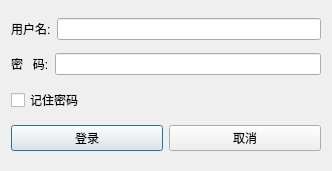
<?xml version="1.0" encoding="UTF-8"?>
<ui version="4.0">
 <class>Dialog</class>
 <widget class="QDialog" name="Dialog">
  <property name="geometry">
   <rect>
    <x>0</x>
    <y>0</y>
    <width>332</width>
    <height>171</height>
   </rect>
  </property>
  <property name="windowTitle">
   <string>Dialog</string>
  </property>
  <layout class="QVBoxLayout" name="verticalLayout">
   <item>
    <layout class="QHBoxLayout" name="horizontalLayout">
     <item>
      <widget class="QLabel" name="label">
       <property name="text">
        <string>用户名:</string>
       </property>
      </widget>
     </item>
     <item>
      <widget class="QLineEdit" name="lineEdit"/>
     </item>
    </layout>
   </item>
   <item>
    <layout class="QHBoxLayout" name="horizontalLayout_2">
     <item>
      <widget class="QLabel" name="label_2">
       <property name="text">
        <string>密   码:</string>
       </property>
      </widget>
     </item>
     <item>
      <widget class="QLineEdit" name="lineEdit_2"/>
     </item>
    </layout>
   </item>
   <item>
    <widget class="QCheckBox" name="checkBox">
     <property name="text">
      <string>记住密码</string>
     </property>
    </widget>
   </item>
   <item>
    <layout class="QHBoxLayout" name="horizontalLayout_3">
     <item>
      <widget class="QPushButton" name="pushButton">
       <property name="text">
        <string>登录</string>
       </property>
      </widget>
     </item>
     <item>
      <widget class="QPushButton" name="pushButton_2">
       <property name="text">
        <string>取消</string>
       </property>
      </widget>
     </item>
    </layout>
   </item>
  </layout>
 </widget>
 <resources/>
 <connections/>
</ui>
